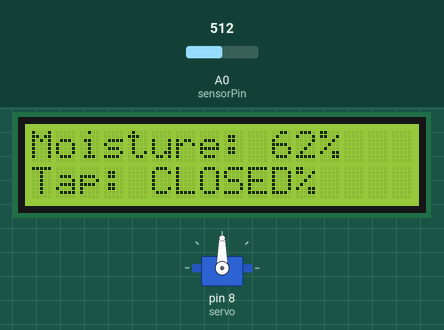
Bench run of a sketch on a simulated Arduino Uno, built with avr-gcc and run on an emulated ATmega328P. Shown: 16×2 character LCD, servo. The test bench sets the inputs (shaded band); at power-on: A0 (sensorPin) = 512. What the sketch prints to the serial monitor is not drawn.

Above: at 1.2 s.
1.3 s: A0 (sensorPin) set to 596
At 2.9 s:
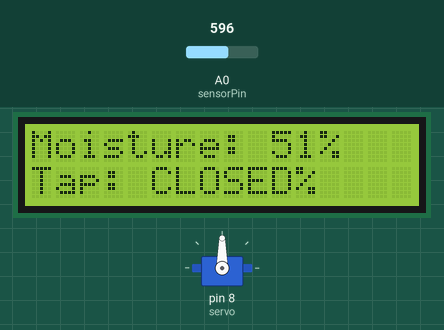
5.4 s: A0 (sensorPin) set to 617
At 7.0 s:
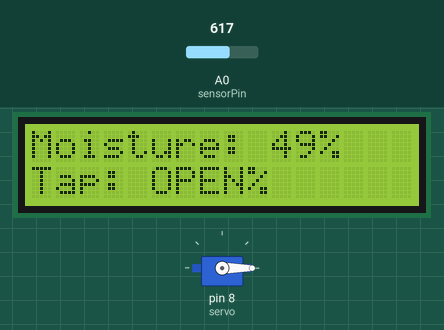
9.5 s: A0 (sensorPin) set to 716
At 11.1 s:
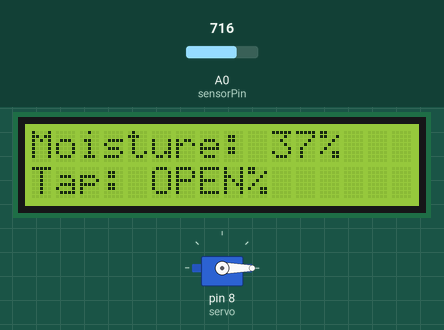
12.8 s: A0 (sensorPin) set to 511
At 14.2 s:
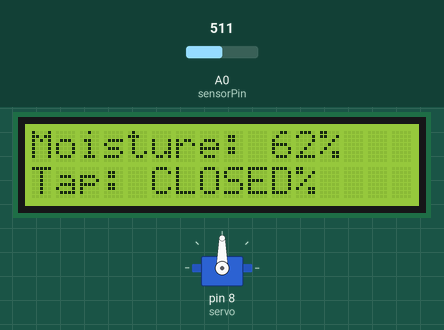
Timing chart, 0 to 15.8 s (numbered marks = the images above; inputs shaded):
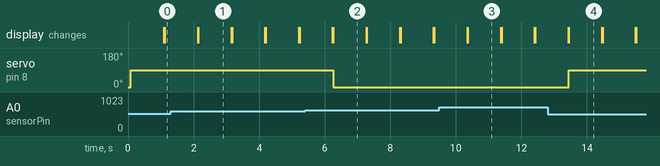

Measured:
- the behaviour switches between 603 and 604 on A0 (sensorPin) (found by bisection; images 1 and 2)
- after the input at 1.3 s, the display: first differs from a run without the input after 0.85 s (image 1)
- after the input at 5.4 s, servo on pin 8 (servo): 90° → 0° after 0.86 s; the display: first differs from a run without the input after 0.86 s (image 2)
- after the input at 9.5 s, the display: first differs from a run without the input after 0.87 s (image 3)
- after the input at 12.8 s, servo on pin 8 (servo): 0° → 90° after 0.64 s; the display: first differs from a run without the input after 0.65 s (image 4)
- what the display in image 1 shows lasts 1.0 s, from 2.1 s to 3.1 s

The sketch:

servo_moisturesensor.ino
```cpp
#include <LiquidCrystal_I2C.h>
#include <Servo.h>

LiquidCrystal_I2C lcd(0x27,2,1,0,4,5,6,7,3,POSITIVE);

//#include <LiquidCrystal.h>
//LiquidCrystal lcd(7, 6, 5, 4, 3, 2);

int sensorPin = A0;
int sensorValue= 0;
int percentValue = 0;
String tap="CLOSED";


Servo servo;
void setup() {
  Serial.begin(9600);
  lcd.begin(16, 2);
  servo.attach(8);
  servo.write(0);
  Serial.print("testing .........");

}

void loop() {

  sensorValue = analogRead(sensorPin);
  Serial.print("\n\nAnalog Value: ");
  Serial.print(sensorValue);

  percentValue = map(sensorValue, 1023, 200, 0, 100);
  Serial.print("\nPercentValue: ");
  Serial.print(percentValue);
  Serial.print("%");
  lcd.setCursor(0, 0);
  lcd.print("Moisture: "+String(percentValue)+"%");
  if (percentValue>50){
    Serial.print("\n Tap closed!");
    tap="CLOSED";
    servo.write(90);

    }
    else{
      Serial.print("\n Tap Open!");
      tap="OPEN";
       servo.write(0);

      }

  lcd.setCursor(0, 1);
  lcd.print("Tap: ");
  lcd.print(tap);
  lcd.print("%");
  delay(1000);
  lcd.clear();
}
```
